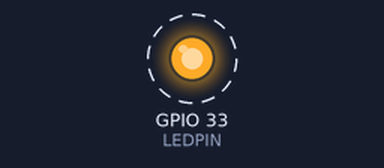
Simulated run of this program. Board: ESP32. Parts: output pins drawn as LEDs (lit = HIGH). Dashed ring = blinking.

Above: at 1.2 s.
Timing chart, 0 to 4.0 s (numbered marks = the images above):
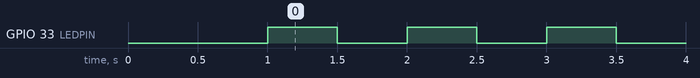

Measured:
- by itself, GPIO 33 (LEDPIN): alternates HIGH for 0.50 s and LOW for 0.50 s

The program:

main.cpp
```cpp
#include <Arduino.h>

#define LEDPIN 33               //GPIO del LED rojo integrado
//También es posible utilizar el flash de la cámara, en el GPIO 4

void setup() {
  pinMode(LEDPIN,OUTPUT);       //Se declara el GPIO 33 como salida
                                //De no declararlo no se puede utilizar
  digitalWrite(LEDPIN,LOW);     //Por convención se apaga el LED antes de iniciar
  delay(1000);                  //Pausa de un segundo para iniciar el parpadeo
}

void loop() {
  digitalWrite(LEDPIN,HIGH);    //Se prende el LED
  delay(500);                   //Pausa de medio segundo
  digitalWrite(LEDPIN,LOW);     //Se apaga el LED
  delay(500);                   //Pausa de medio segundo
}
```
